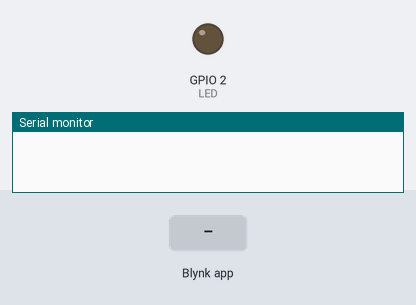
A sketch run on a simulated ESP32. Shown: output pins drawn as LEDs (lit = HIGH), the last lines printed to the serial monitor. The test bench sets the inputs (shaded band). WiFi joins after 1.5 s; servers stay silent unless stated.

Above: at 3.0 s.
3.1 s: Blynk app writes 1 to V1
At 4.0 s:
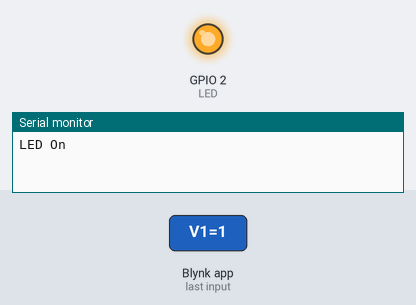
4.6 s: Blynk app writes 0 to V1
At 5.1 s:
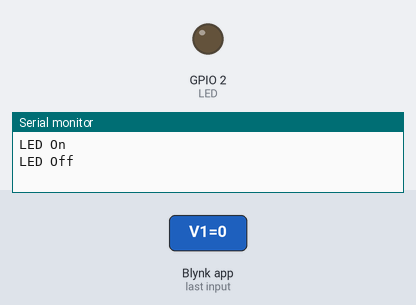
Timing chart, 0 to 7.6 s (numbered marks = the images above; inputs shaded):
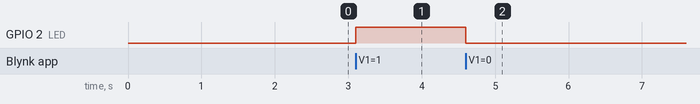

The sketch:

LED-Blynk.ino
```cpp
// Template ID, Device Name and Auth Token are provided by the Blynk.Cloud
// See the Device Info tab, or Template settings

#define BLYNK_TEMPLATE_ID "TMPLW7uIJFDM"
#define BLYNK_DEVICE_NAME "LED"
#define BLYNK_AUTH_TOKEN "aCixJKNOQK43PbB4uVy29yZgq6ZFqOSj"
#define LED 2
// Comment this out to disable prints and save space
#define BLYNK_PRINT Serial
#include <WiFi.h>
#include <BlynkSimpleEsp32.h>

char auth[] = BLYNK_AUTH_TOKEN;

// Your WiFi credentials.
// Set password to "" for open networks.
char ssid[] = "abcd";
char pass[] = "ZXCV@098";

BlynkTimer timer;

// This function is called every time the Virtual Pin 0 state changes
BLYNK_WRITE(V1)
{
  // Set incoming value from pin V4 to a variable
  int value = param.asInt();

  // Update state
  Blynk.virtualWrite(V1, value);
  if(value == 1){
    Serial.println("LED On");
    digitalWrite(LED, HIGH);
    }
    else if(value == 0){
  Serial.println("LED Off");
  digitalWrite(LED, LOW);
  }

}


// This function is called every time the device is connected to the Blynk.Cloud
BLYNK_CONNECTED()
{
  // Change Web Link Button message to "Congratulations!"
  Blynk.setProperty(V3, "offImageUrl", "https://static-image.nyc3.cdn.digitaloceanspaces.com/general/fte/congratulations.png");
  Blynk.setProperty(V3, "onImageUrl",  "https://static-image.nyc3.cdn.digitaloceanspaces.com/general/fte/congratulations_pressed.png");
  Blynk.setProperty(V3, "url", "https://docs.blynk.io/en/getting-started/what-do-i-need-to-blynk/how-quickstart-device-was-made");
}


void setup()
{
  pinMode(LED,OUTPUT);

  // Debug console
  Serial.begin(115200);
  Blynk.begin(auth, ssid, pass);
  // You can also specify server:
  //Blynk.begin(auth, ssid, pass, "blynk.cloud", 80);
  //Blynk.begin(auth, ssid, pass, IPAddress(192,168,1,100), 8080);

  // Setup a function to be called every second

}

void loop()
{
  Blynk.run();
  timer.run();

  // You can inject your own code or combine it with other sketches.
  // Check other examples on how to communicate with Blynk. Remember
  // to avoid delay() function!
}
```

Measured:
- after the input at 3.1 s, GPIO 2 (LED): LOW → HIGH at once
- after the input at 4.6 s, GPIO 2 (LED): HIGH → LOW at once
